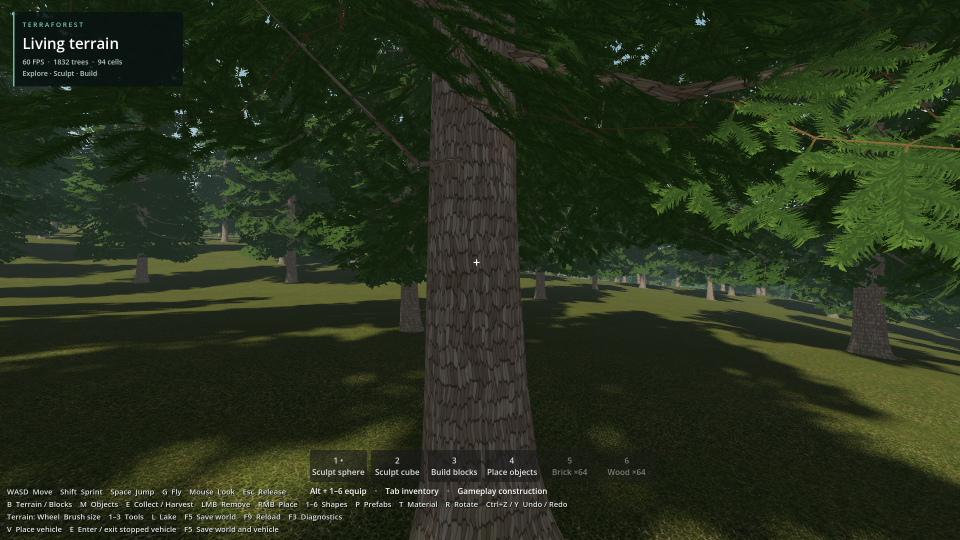
#> input picture TerraForest/docs/evidence/transparent_text/before.png, 1920 x 1080 px (shown at 1/2 size)
$ python compare_hud_pixels.py
#> lines starting #> are read from the running program, lines starting #| are printed output that depends on the picture; after the words box and inside, x2 and y2 are one past the last pixel; in counts of white or black regions, pixels touching at a corner belong together
"""Report bright text-pixel retention in fixed-layout diagnostic PNGs.

Requires Pillow and NumPy. This is evidence analysis, not a font correctness or
FPS test. Bright changing backgrounds can invalidate this mask-based comparison.
"""
from pathlib import Path
import json
import numpy as np
from PIL import Image

ROOT = Path(__file__).resolve().parents[1]
EVIDENCE = ROOT / 'docs/evidence'
REFERENCE = EVIDENCE / 'transparent_text/before.png'
REGIONS = {
    'help': ((0, 995, 1920, 1080), 210),
    'title': ((40, 65, 270, 110), 230),
}


def mask(path, box, threshold):
#> called with box = (0, 995, 1920, 1080), threshold = 210
    with Image.open(path) as image:
#> image is the input picture: PIL image 1920x1080 RGB; mean R, G, B 39.1, 48.5, 27.8
        pixels = np.asarray(image.convert('RGB').crop(box))
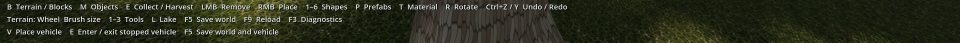
#> pixels: shape (85, 1920, 3) (shown at 1/2 size); mean R, G, B 42.9, 46.4, 30
    return np.min(pixels, axis=2) > threshold
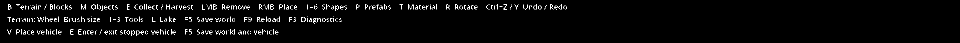
#> returned value: shape (85, 1920) bool (shown at 1/2 size); 2.2% white in thin lines or dots, all inside (x1, y1, x2, y2) = (15, 8, 1134, 72)


def main():
    paths = [EVIDENCE / 'natural_harvest/native_flush' / name for name in
             ['after_settled.png', 'after_redraw.png']]
    paths += [EVIDENCE / 'transparent_text/after_settled.png']
    results = []
    for path in paths:
        row = {'image': str(path.relative_to(EVIDENCE)), 'regions': {}}
        for name, (box, threshold) in REGIONS.items():
            reference = mask(REFERENCE, box, threshold)
            current = mask(path, box, threshold)
#> call 2 of mask, with box = (0, 995, 1920, 1080), threshold = 210
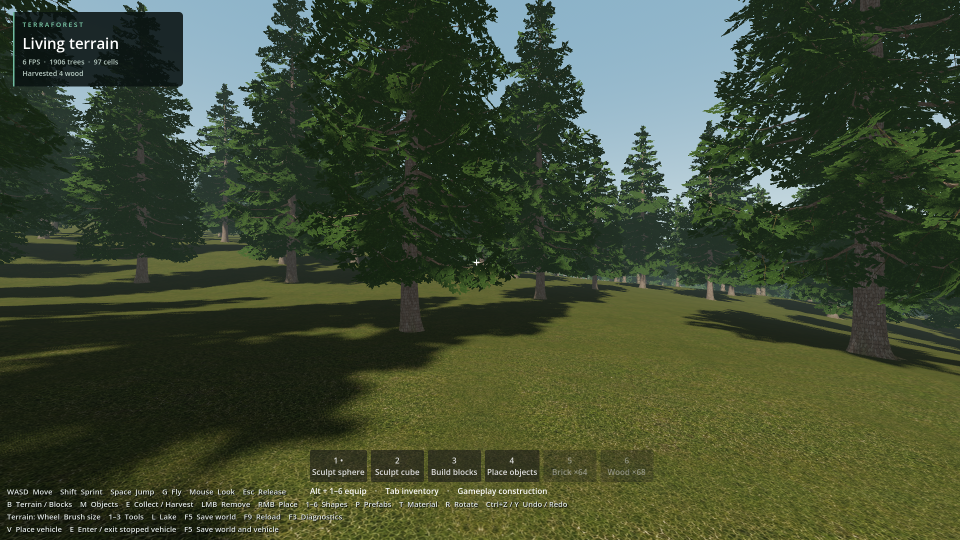
#> input picture TerraForest/docs/evidence/transparent_text/after_settled.png, 1920 x 1080 px, found by its file name (shown at 1/2 size)
#> in mask, image is the input picture: PIL image 1920x1080 RGB; mean R, G, B 62.3, 73.7, 50.4
#> in mask (call 2), `pixels = np.asarray(image.convert('RGB').crop(box))`:
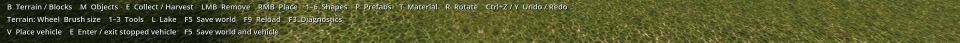
#> pixels: shape (85, 1920, 3) (shown at 1/2 size); mean R, G, B 82.9, 86.3, 43.6
            row['regions'][name] = {
                'threshold': threshold,
                'reference_bright_pixels': int(reference.sum()),
                'missing_reference_pixels': int((reference & ~current).sum()),
                'additional_bright_pixels': int((~reference & current).sum()),
            }
        results.append(row)
#> pass 2 of the loop in main, `for path in paths:`:
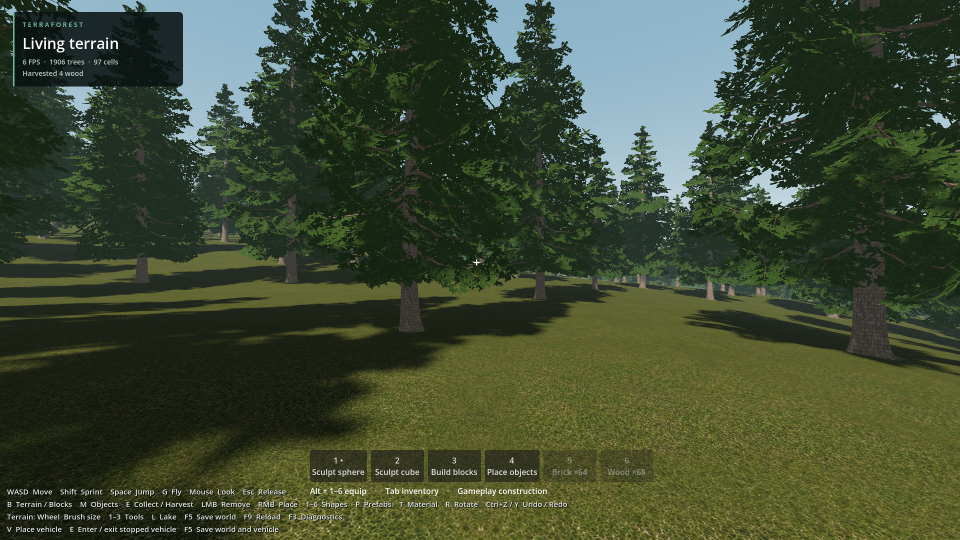
#> input picture TerraForest/docs/evidence/transparent_text/after_redraw.png, 1920 x 1080 px, found by its file name (shown at 1/2 size)
#> in mask, image is the input picture: PIL image 1920x1080 RGB; mean R, G, B 62.3, 73.7, 50.4
#> in mask (call 6), `pixels = np.asarray(image.convert('RGB').crop(box))`:
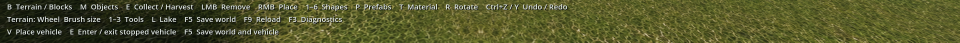
#> pixels: shape (85, 1920, 3) (shown at 1/2 size); mean R, G, B 82.9, 86.3, 43.6
    strips = sorted((EVIDENCE / 'transparent_text').glob('help_*.png'))
    if not strips:
#> (the run stopped early here; a loop or call above may not have finished)
